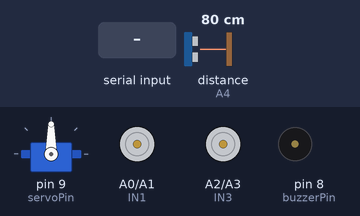
Recording of a sketch running on a simulated Arduino Uno, built with avr-gcc and run on an emulated ATmega328P. Shown: servo, motor-driver pin pairs drawn as motors (green arrow = first pin HIGH = forward, orange = second pin HIGH = backward, longer = more drive), buzzer (waves = sounding, pin HIGH). Wiring (inferred from the names in the program): ultrasonic range finder: trigger pin 12; echo A4. Inputs (shaded band) come from the test bench; at power-on: distance to the obstacle (sensor on A4) 80 cm. The echo pulse lasts 58.3 µs per cm; pins used as bus, display or sensor lines are not drawn.

Above: at 2.0 s.
2.1 s: distance to the obstacle (sensor on A4) set to 22 cm
3.6 s: distance to the obstacle (sensor on A4) set to 18 cm
At 4.7 s:
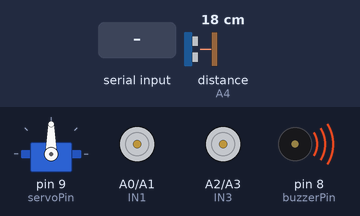
5.1 s: "B" received over the second serial link
At 5.7 s:
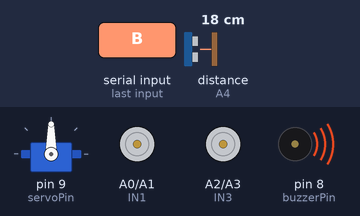
6.6 s: "L" received over the second serial link
At 6.61 s:
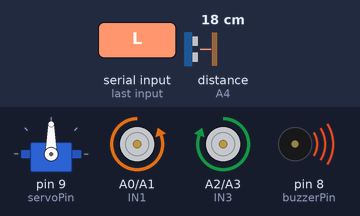
8.1 s: "R" received over the second serial link
At 9.1 s:
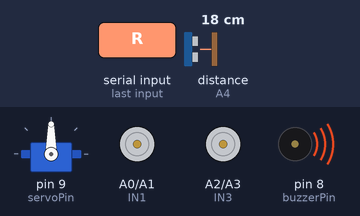
9.7 s: distance to the obstacle (sensor on A4) set to 5 cm
11.2 s: distance to the obstacle (sensor on A4) set to 2 cm
At 11.8 s:
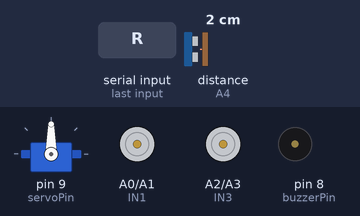
Timing chart, 0 to 13.7 s (numbered marks = the images above; inputs shaded):
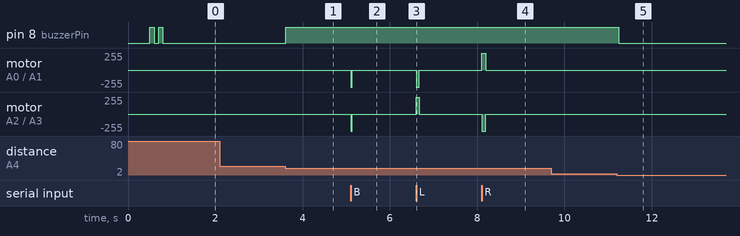

Measured:
- the behaviour switches between 21 and 20 cm on distance to the obstacle (sensor on A4) (found by bisection; images 0 and 1)
- the behaviour switches between 4 and 3 cm on distance to the obstacle (sensor on A4) (found by bisection; images 4 and 5)
- after the input at 2.1 s, every drawn part: stays the same
- after the input at 3.6 s, pin 8 (buzzerPin): LOW → HIGH at once
- after the input at 5.1 s, motor on A0 (IN1) / A1 (IN2), motor on A2 (IN3) / A3 (IN4): stopped → backward 255/255 at once, → stopped 0.04 s later
- after the input at 6.6 s, motor on A0 (IN1) / A1 (IN2): stopped → backward 255/255 at once, → stopped 0.07 s later; motor on A2 (IN3) / A3 (IN4): stopped → forward 255/255 at once, → stopped 0.07 s later
- after the input at 8.1 s, motor on A0 (IN1) / A1 (IN2): stopped → forward 255/255 at once, → stopped 0.10 s later; motor on A2 (IN3) / A3 (IN4): stopped → backward 255/255 at once, → stopped 0.10 s later
- after the input at 9.7 s, every drawn part: stays the same
- after the input at 11.2 s, pin 8 (buzzerPin): HIGH → LOW after 0.05 s

The sketch:

Robocar.ino
```cpp
/*
 * 4-Wheel Robot Car - FINAL STABLE VERSION
 * * FIXES:
 * - Moved Echo to A4 to prevent "3cm" glitch on Pin 13
 * - Auto-Stop on obstacle
 * - Servo Scanning
 * * * WIRING:
 * L298N IN1 --> Arduino A0
 * L298N IN2 --> Arduino A1
 * L298N IN3 --> Arduino A2
 * L298N IN4 --> Arduino A3
 * Buzzer    --> Pin 8
 * Servo     --> Pin 9
 * HC-05 TX  --> Pin 10
 * HC-05 RX  --> Pin 11
 * Ultrasonic Trig --> Pin 12
 * Ultrasonic Echo --> Pin A4  <-- CHANGED THIS
 */

#include <Servo.h>
#include <SoftwareSerial.h>

// --- PINS ---
const int IN1 = A0;
const int IN2 = A1;
const int IN3 = A2;
const int IN4 = A3;

SoftwareSerial BTSerial(10, 11); // RX, TX

Servo myServo;
const int servoPin = 9;
const int trigPin = 12;
const int echoPin = A4; // NEW PIN
const int buzzerPin = 8;

// --- VARIABLES ---
char command;
long duration;
int distance = 100;
const int stopDist = 20; // Stop distance in cm
unsigned long lastCheckTime = 0;

void setup() {
  // Motor Pins
  pinMode(IN1, OUTPUT); pinMode(IN2, OUTPUT);
  pinMode(IN3, OUTPUT); pinMode(IN4, OUTPUT);

  // Sensors
  pinMode(trigPin, OUTPUT);
  pinMode(echoPin, INPUT); // A4 used as Input
  pinMode(buzzerPin, OUTPUT);

  // Servo
  myServo.attach(servoPin);
  myServo.write(90);
  delay(500);

  Serial.begin(9600);
  BTSerial.begin(9600);

  // Startup Beeps
  beep(100); delay(100); beep(100);
}

void loop() {
  // 1. CHECK SENSOR (Every 100ms)
  if (millis() - lastCheckTime > 100) {
    checkObstacles();
    lastCheckTime = millis();
  }

  // 2. CHECK BLUETOOTH
  if (BTSerial.available()) {
    command = BTSerial.read();
    executeCommand(command);
  }
}

void executeCommand(char cmd) {
  // SAFETY GUARD: Refuse 'F' if blocked
  if (cmd == 'F' && distance > 0 && distance < stopDist) {
    stopCar();
    beep(50);
    return;
  }

  switch (cmd) {
    case 'F':
      digitalWrite(IN1, HIGH); digitalWrite(IN2, LOW);
      digitalWrite(IN3, HIGH); digitalWrite(IN4, LOW);
      break;

    case 'B':
      digitalWrite(IN1, LOW); digitalWrite(IN2, HIGH);
      digitalWrite(IN3, LOW); digitalWrite(IN4, HIGH);
      break;

    case 'L':
      digitalWrite(IN1, LOW); digitalWrite(IN2, HIGH);
      digitalWrite(IN3, HIGH); digitalWrite(IN4, LOW);
      break;

    case 'R':
      digitalWrite(IN1, HIGH); digitalWrite(IN2, LOW);
      digitalWrite(IN3, LOW); digitalWrite(IN4, HIGH);
      break;

    case 'S': stopCar(); break;
    case 'V': beep(300); break;
  }
}

void checkObstacles() {
  // Read Ultrasonic
  digitalWrite(trigPin, LOW); delayMicroseconds(2);
  digitalWrite(trigPin, HIGH); delayMicroseconds(10); digitalWrite(trigPin, LOW);

  duration = pulseIn(echoPin, HIGH);
  distance = duration * 0.034 / 2;

  // Filter out "0" errors and detect real obstacles
  if (distance > 2 && distance < stopDist) {
    digitalWrite(buzzerPin, HIGH);
    stopCar();
  } else {
    digitalWrite(buzzerPin, LOW);
  }
}

void stopCar() {
  digitalWrite(IN1, LOW); digitalWrite(IN2, LOW);
  digitalWrite(IN3, LOW); digitalWrite(IN4, LOW);
}

void beep(int time) {
  digitalWrite(buzzerPin, HIGH); delay(time); digitalWrite(buzzerPin, LOW);
}
```
